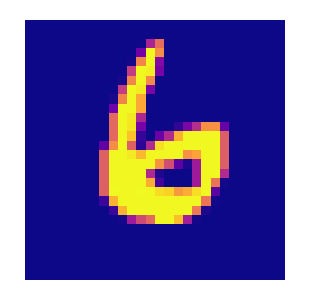

This figure's notebook cell:
### Code cell
# Visualize test images and print the predicted number
import random

img = X_test[random.randint(0, 9999)]

fig = px.imshow(img)

fig.update_layout(
    autosize=False,
    width=300,
    height=300,
    margin=dict(l=10, r=20, t=20, b=20),
)
fig.update_coloraxes(showscale=False)
fig.update_xaxes(showticklabels=False)
fig.update_yaxes(showticklabels=False)

fig.show()

print(np.argmax(best_model.predict(img.reshape(1, 28, 28))))

### Figure 1 — Plotly figure (JSON) as saved in the notebook; plotly's stock layout.template omitted (floating-point values rounded to 4 significant figures; data arrays with more than 128 entries replaced by an {"elided": "..."} marker saying what was removed)
{"data": [{"coloraxis": "coloraxis", "hovertemplate": "x: %{x}<br>y: %{y}<br>color: %{z}<extra></extra>", "name": "0", "type": "heatmap", "xaxis": "x", "yaxis": "y", "z": {"elided": "28x28 int values"}}], "layout": {"autosize": false, "coloraxis": {"colorscale": [[0, "#0d0887"], [0.1111, "#46039f"], [0.2222, "#7201a8"], [0.3333, "#9c179e"], [0.4444, "#bd3786"], [0.5556, "#d8576b"], [0.6667, "#ed7953"], [0.7778, "#fb9f3a"], [0.8889, "#fdca26"], [1, "#f0f921"]], "showscale": false}, "height": 300, "margin": {"b": 20, "l": 10, "r": 20, "t": 20}, "width": 300, "xaxis": {"anchor": "y", "constrain": "domain", "domain": [0, 1], "scaleanchor": "y", "showticklabels": false}, "yaxis": {"anchor": "x", "autorange": "reversed", "constrain": "domain", "domain": [0, 1], "showticklabels": false}}}
